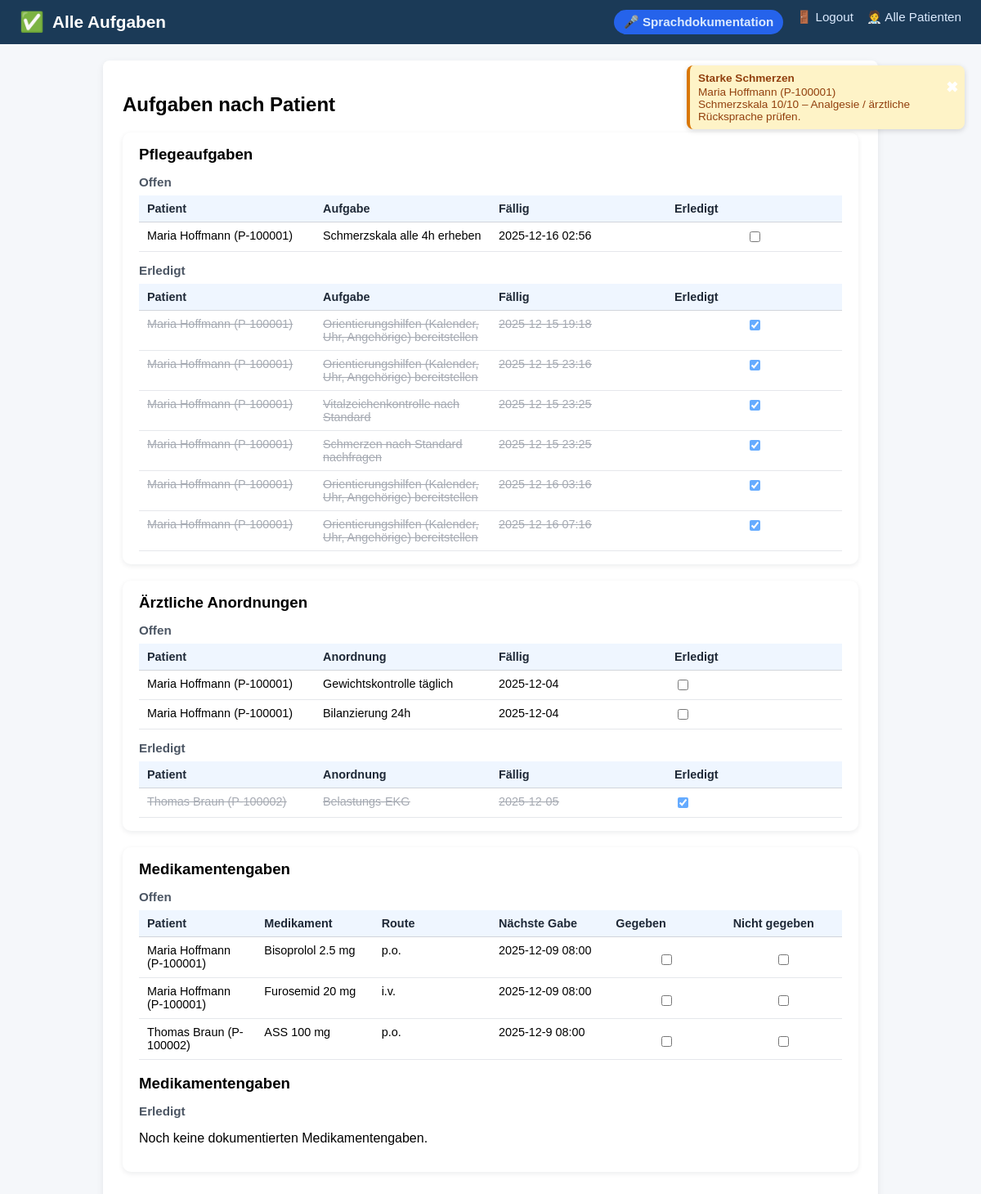
The page /tasks on the database its author committed.
### tables this page shows
CREATE TABLE ai_tasks (
    id INTEGER PRIMARY KEY AUTOINCREMENT,
    patient_id INTEGER NOT NULL,
    description TEXT NOT NULL,
    due_time TEXT,
    completed INTEGER DEFAULT 0,
    FOREIGN KEY (patient_id) REFERENCES patients(id)
);

CREATE TABLE patients (
    id INTEGER PRIMARY KEY AUTOINCREMENT,
    patient_identifier TEXT NOT NULL,
    name TEXT NOT NULL,
    gender TEXT,
    dob TEXT,
    room TEXT,
    diagnosis TEXT,
    bezugspflege_id INTEGER,
    allergies TEXT,
    code_status TEXT,
    admission_date TEXT,
    expected_discharge TEXT,
    primary_doctor TEXT,
    photo_filename TEXT,
    FOREIGN KEY (bezugspflege_id) REFERENCES nurses(id)
);

CREATE TABLE orders (
    id INTEGER PRIMARY KEY AUTOINCREMENT,
    patient_id INTEGER NOT NULL,
    description TEXT NOT NULL,
    due_date TEXT,
    due_time TEXT,
    status TEXT,
    ordered_by TEXT,
    type TEXT,
    completed INTEGER DEFAULT 0,
    FOREIGN KEY (patient_id) REFERENCES patients(id)
);

CREATE TABLE medications (
    id INTEGER PRIMARY KEY AUTOINCREMENT,
    patient_id INTEGER NOT NULL,
    name TEXT NOT NULL,
    dose TEXT,
    route TEXT,
    schedule TEXT,
    next_due TEXT,
    due_time TEXT,
    completed INTEGER DEFAULT 0,
    given INTEGER DEFAULT 0,
    not_given INTEGER DEFAULT 0,
    last_given_by TEXT,
    last_given_at TEXT,
    FOREIGN KEY (patient_id) REFERENCES patients(id)
);

### app.py (the view)
@app.route("/tasks")
def tasks_view():
    patient_id = request.args.get("patient_id", type=int)
    conn = get_connection()
    cur = conn.cursor()
    if patient_id:
        cur.execute("""
            SELECT id, name, patient_identifier
            FROM patients
            WHERE id = ?;
        """, (patient_id,))
        patients = cur.fetchall()
        viewing_all_patients = False
        selected_patient = patients[0] if patients else None
    else:
        cur.execute("""
            SELECT id, name, patient_identifier
            FROM patients
            ORDER BY room;
        """)
        patients = cur.fetchall()
        viewing_all_patients = True
        selected_patient = None
    if patient_id:
        cur.execute("""
            SELECT
                t.id,
                t.patient_id,
                t.description,
                t.due_time,
                t.completed,
                p.name AS patient_name,
                p.patient_identifier AS patient_identifier
            FROM ai_tasks t
            JOIN patients p ON p.id = t.patient_id
            WHERE t.patient_id = ?
            ORDER BY datetime(t.due_time);
        """, (patient_id,))
    else:
        cur.execute("""
            SELECT
                t.id,
                t.patient_id,
                t.description,
                t.due_time,
                t.completed,
                p.name AS patient_name,
                p.patient_identifier AS patient_identifier
            FROM ai_tasks t
            JOIN patients p ON p.id = t.patient_id
            ORDER BY p.room, datetime(t.due_time);
        """)
    ai_tasks = cur.fetchall()
    ai_tasks_open = [t for t in ai_tasks if not t["completed"]]
    ai_tasks_done = [t for t in ai_tasks if t["completed"]]
    if patient_id:
        cur.execute("""
            SELECT o.*, p.name AS patient_name, p.patient_identifier
            FROM orders o
            JOIN patients p ON p.id = o.patient_id
            WHERE o.patient_id = ?
            ORDER BY o.due_date;
        """, (patient_id,))
    else:
        cur.execute("""
            SELECT o.*, p.name AS patient_name, p.patient_identifier
            FROM orders o
            JOIN patients p ON p.id = o.patient_id
            ORDER BY o.patient_id, o.due_date;
        """)
    orders = cur.fetchall()
    orders_open = [o for o in orders if (o["status"] or "").lower() != "erledigt"]
    orders_done = [o for o in orders if (o["status"] or "").lower() == "erledigt"]
    try:
        cur.execute("ALTER TABLE medications ADD COLUMN given INTEGER DEFAULT 0;"
                    "ALTER TABLE medications ADD COLUMN not_given INTEGER DEFAULT 0;"
                    )
        conn.commit()
    except sqlite3.OperationalError:
        pass
    if patient_id:
        cur.execute("""
            SELECT m.*, p.name AS patient_name, p.patient_identifier
            FROM medications m
            JOIN patients p ON p.id = m.patient_id
            WHERE m.patient_id = ?
            ORDER BY m.next_due;
        """, (patient_id,))
    else:
        cur.execute("""
            SELECT m.*, p.name AS patient_name, p.patient_identifier
            FROM medications m
            JOIN patients p ON p.id = m.patient_id
            ORDER BY m.patient_id, m.next_due;
        """)
    meds = cur.fetchall()
    meds_open = [m for m in meds if not (m["given"] or 0) and not (m["not_given"] or 0)]
    meds_done = [m for m in meds if (m["given"] or 0) or (m["not_given"] or 0)]
    cur.execute("""
        SELECT
            ma.given_at,
            n.name AS nurse_name,
            m.name AS med_name,
            m.dose
        FROM med_administrations ma
        JOIN medications m ON m.id = ma.med_id
        LEFT JOIN nurses n ON n.id = ma.nurse_id
        WHERE ma.patient_id = ?
        ORDER BY datetime(ma.given_at) DESC
        LIMIT 20;
    """, (patient_id or 0,))
    med_history = cur.fetchall()
    cur.execute("""
               SELECT alert, severity, created_at
               FROM ai_alerts
               WHERE patient_id = ?
               ORDER BY datetime(created_at) DESC;
           """, (patient_id,))
    alerts = cur.fetchall()
    current_nurse = get_current_nurse(conn)
    conn.close()
    conn.close()
    return render_template(
        "tasks.html",
        alerts=alerts,
        current_nurse=current_nurse,
        patients=patients,
        viewing_all_patients=viewing_all_patients,
        selected_patient=selected_patient,
        ai_tasks_open=ai_tasks_open,
        ai_tasks_done=ai_tasks_done,
        orders_open=orders_open,
        orders_done=orders_done,
        meds_open=meds_open,
        meds_done=meds_done,
        med_history=med_history
    )

### templates/tasks.html (shortened to what this page needs)
<!DOCTYPE html>
<html lang="de">
<head>
    <link rel="stylesheet" href="{{ url_for('static', filename='styles.css') }}">
</head>
<body>
{% if viewing_all_patients %}
<div class="header">
    <div class="header-title">
        <span class="icon">✅</span>
        <span>Alle Aufgaben</span>
    </div>
    <div class="nav-links">
        <a href="{{ url_for('voice_doc') }}" class="btn-secondary">🎤 Sprachdokumentation</a>
        <a href="{{ url_for('logout') }}">🚪 Logout</a>
        <a href="{{ url_for('home') }}">🧑‍⚕️ Alle Patienten</a>
    </div>
</div>
{% endif %}
<div class="container">
    <h2>Aufgaben nach Patient</h2>
    <section class="section-card">
        <h3>Pflegeaufgaben</h3>
        <h4>Offen</h4>
        {% if ai_tasks_open %}
            <div class="table-wrapper">
                <table class="data-table">
                    <thead>
                        <tr>
                            <th>Patient</th>
                            <th>Aufgabe</th>
                            <th>Fällig</th>
                            <th>Erledigt</th>
                        </tr>
                    </thead>
                    <tbody>
                        {% for t in ai_tasks_open %}
                        <tr>
                            <td>{{ t.patient_name }} ({{ t.patient_identifier }})</td>
                            <td>{{ t.description }}</td>
                            <td>{{ t.due_time .replace("T", " ") or "Nächste Schicht" }}</td>
                            <td class="cell-center">
                                <form method="POST" action="{{ url_for('toggle_task', task_id=t.id, task_type='ai') }}">
                                    <input type="checkbox" name="done" onchange="this.form.submit()">
                                </form>
                            </td>
                        </tr>
                        {% endfor %}
                    </tbody>
                </table>
            </div>
        {% else %}
            <p><em>Keine offenen Aufgaben.</em></p>
        {% endif %}
        <h4>Erledigt</h4>
        {% if ai_tasks_done %}
            <div class="table-wrapper">
                <table class="data-table">
                    <thead>
                        <tr>
                            <th>Patient</th>
                            <th>Aufgabe</th>
                            <th>Fällig</th>
                            <th>Erledigt</th>
                        </tr>
                    </thead>
                    <tbody>
                        {% for t in ai_tasks_done %}
                        <tr class="task-completed">
                            <td>{{ t.patient_name }} ({{ t.patient_identifier }})</td>
                            <td>{{ t.description }}</td>
                            <td>{{ t.due_time .replace("T", " ") or "Nächste Schicht" }}</td>
                            <td class="cell-center">
                                <form method="POST" action="{{ url_for('toggle_task', task_id=t.id, task_type='ai') }}">
                                    <input type="checkbox" name="done" onchange="this.form.submit()" checked>
                                </form>
                            </td>
                        </tr>
                        {% endfor %}
                    </tbody>
                </table>
            </div>
        {% else %}
            <p><em>Noch keine erledigten Aufgaben.</em></p>
        {% endif %}
    </section>
    <section class="section-card">
        <h3>Ärztliche Anordnungen</h3>
        <h4>Offen</h4>
        {% if orders_open %}
            <div class="table-wrapper">
                <table class="data-table">
                    <thead>
                        <tr>
                            <th>Patient</th>
                            <th>Anordnung</th>
                            <th>Fällig</th>
                            <th>Erledigt</th>
                        </tr>
                    </thead>
                    <tbody>
                        {% for o in orders_open %}
                        <tr>
                            <td>{{ o["patient_name"] }} ({{ o["patient_identifier"] }})</td>
                            <td>{{ o["description"] }}</td>
                            <td>{{ o["due_date"].replace("T", " ") or "—" }}</td>
                            <td>
                                <form method="POST" action="{{ url_for('toggle_task', task_id=o['id'], task_type='order') }}">
                                    <input type="checkbox" onchange="this.form.submit()">
                                </form>
                            </td>
                        </tr>
                        {% endfor %}
                    </tbody>
                </table>
            </div>
        {% else %}
            <p><em>Keine offenen Anordnungen.</em></p>
        {% endif %}
        <h4>Erledigt</h4>
        {% if orders_done %}
            <div class="table-wrapper">
                <table class="data-table">
                    <thead>
                        <tr>
                            <th>Patient</th>
                            <th>Anordnung</th>
                            <th>Fällig</th>
                            <th>Erledigt</th>
                        </tr>
                    </thead>
                    <tbody>
                        {% for o in orders_done %}
                        <tr class="task-completed">
                            <td>{{ o["patient_name"] }} ({{ o["patient_identifier"] }})</td>
                            <td>{{ o["description"] }}</td>
                            <td>{{ o["due_date"].replace("T", " ") or "—" }}</td>
                            <td>
                                <form method="POST" action="{{ url_for('toggle_task', task_id=o['id'], task_type='order') }}">
                                    <input type="checkbox" onchange="this.form.submit()" checked>
                                </form>
                            </td>
                        </tr>
                        {% endfor %}
                    </tbody>
                </table>
            </div>
        {% else %}
            <p><em>Noch keine erledigten Anordnungen.</em></p>
        {% endif %}
    </section>
<section class="section-card">
    <h3>Medikamentengaben</h3>
    <h4>Offen</h4>
    {% if meds_open %}
    <div class="table-wrapper">
        <table class="data-table">
            <thead>
                <tr>
                    <th>Patient</th>
                    <th>Medikament</th>
                    <th>Route</th>
                    <th>Nächste Gabe</th>
                    <th class="cell-center">Gegeben</th>
                    <th class="cell-center">Nicht gegeben</th>
                </tr>
            </thead>
            <tbody>
                {% for m in meds_open %}
                <tr>
                    <td>{{ m["patient_name"] }} ({{ m["patient_identifier"] }})</td>
                    <td>{{ m["name"] }} {{ m["dose"] }}</td>
                    <td>{{ m["route"] }}</td>
                    <td>{{ m["next_due"].replace("T", " ") or "—" }}</td>
                    <td class="cell-center">
                <form method="POST"
                      action="{{ url_for('toggle_task', task_id=m['id'], task_type='med') }}">
                    <label class="med-toggle-label">
                        <input type="checkbox" onchange="this.form.submit()">
                    </label>
                </form>
                        </td>
                <td class="cell-center">
                <form method="POST"
                      action="{{ url_for('toggle_task', task_id=m['id'], task_type='med') }}">
                    <label class="med-toggle-label">
                        <input type="checkbox" onchange="this.form.submit()">
                        </label>
                    </form>
            </td>
                        </tr>
                        {% endfor %}
                    </tbody>
                </table>
    </div>
        {% else %}
            <p>Keine offenen Medikamentengaben.</p>
        {% endif %}
    <br>
    <h3>Medikamentengaben</h3>
    <h4>Erledigt</h4>
    {% if meds_done %}
    <div class="table-wrapper">
        <table class="data-table">
            <thead>
                <tr>
                    <th>Patient</th>
                    <th>Medikament</th>
                    <th>Route</th>
                    <th>Letzte Gabe</th>
                    <th>Von</th>
                    <th class="cell-center">Gegeben</th>
                    <th class="cell-center">Nicht gegeben</th>
                </tr>
            </thead>
            <tbody>
                {% for m in meds_done %}
                <tr class="task-completed">
                    <td>{{ m["patient_name"] }} ({{ m["patient_identifier"] }})</td>
                    <td>{{ m["name"] }} {{ m["dose"] }}</td>
                    <td>{{ m["route"] }}</td>
                    <td>{{ m["last_given_at"] or "—" }}</td>
                    <td>{{ m["last_given_by"] or "—" }}</td>
                   <td class="cell-center">
                        <form method="POST" action="{{ url_for('toggle_task', task_id=m['id'], task_type='med') }}">
                            <input type="hidden" name="action" value="given">
                            <label class="med-toggle-label">
                            <input type="checkbox"
                                       {% if m['given'] %}checked{% endif %}
                                       onchange="this.form.submit()">
                            </label>
                        </form>
                    </td>
                    <td class="cell-center">
        <form method="POST"
              action="{{ url_for('toggle_task', task_id=m['id'], task_type='med') }}">
            <input type="hidden" name="action" value="not_given">
            <label class="med-toggle-label">
                <input type="checkbox"
                       {% if m['not_given'] %}checked{% endif %}
                       onchange="this.form.submit()">
            </label>
                            </form>
                    </td>
                        </tr>
                        {% endfor %}
                    </tbody>
                </table>
    </div>
        </section>
        {% else %}
            <p>Noch keine dokumentierten Medikamentengaben.</p>
        {% endif %}
</div>
</body>
</html>

### rows shown on the page
ai_tasks: patient_name "Maria Hoffmann", patient_identifier "P-100001", description "Schmerzskala alle 4h erheben", due_time "2025-12-16 02:56"
ai_tasks: patient_name "Maria Hoffmann", patient_identifier "P-100001", description "Orientierungshilfen (Kalender, Uhr, Angehörige) bereitstellen", due_time "2025-12-15 19:18"
ai_tasks: patient_name "Maria Hoffmann", patient_identifier "P-100001", description "Orientierungshilfen (Kalender, Uhr, Angehörige) bereitstellen", due_time "2025-12-15 23:16"
ai_tasks: patient_name "Maria Hoffmann", patient_identifier "P-100001", description "Vitalzeichenkontrolle nach Standard", due_time "2025-12-15 23:25"
ai_tasks: patient_name "Maria Hoffmann", patient_identifier "P-100001", description "Schmerzen nach Standard nachfragen", due_time "2025-12-15 23:25"
ai_tasks: patient_name "Maria Hoffmann", patient_identifier "P-100001", description "Orientierungshilfen (Kalender, Uhr, Angehörige) bereitstellen", due_time "2025-12-16 03:16"
ai_tasks: patient_name "Maria Hoffmann", patient_identifier "P-100001", description "Orientierungshilfen (Kalender, Uhr, Angehörige) bereitstellen", due_time "2025-12-16 07:16"
orders: patient_name "Maria Hoffmann", patient_identifier "P-100001", description "Gewichtskontrolle täglich", due_date "2025-12-04"
orders: patient_name "Maria Hoffmann", patient_identifier "P-100001", description "Bilanzierung 24h", due_date "2025-12-04"
orders: patient_name "Thomas Braun", patient_identifier "P-100002", description "Belastungs-EKG", due_date "2025-12-05"
medications: patient_name "Maria Hoffmann", patient_identifier "P-100001", name "Bisoprolol", dose "2.5 mg", route "p.o.", next_due "2025-12-09 08:00"
medications: patient_name "Maria Hoffmann", patient_identifier "P-100001", name "Furosemid", dose "20 mg", route "i.v.", next_due "2025-12-09 08:00"
medications: patient_name "Thomas Braun", patient_identifier "P-100002", name "ASS", dose "100 mg", route "p.o.", next_due "2025-12-9 08:00"
